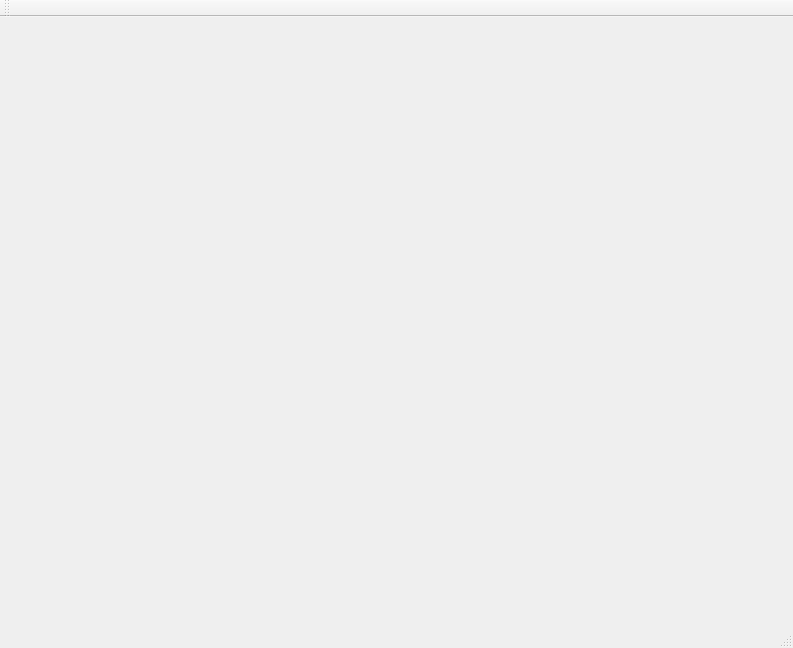
<?xml version="1.0" encoding="UTF-8"?>
<ui version="4.0">
 <class>MainWindow</class>
 <widget class="QMainWindow" name="MainWindow">
  <property name="geometry">
   <rect>
    <x>0</x>
    <y>0</y>
    <width>793</width>
    <height>648</height>
   </rect>
  </property>
  <property name="windowTitle">
   <string>NIFE</string>
  </property>
  <widget class="QWidget" name="centralWidget"/>
  <widget class="QMenuBar" name="menuBar">
   <property name="geometry">
    <rect>
     <x>0</x>
     <y>0</y>
     <width>793</width>
     <height>21</height>
    </rect>
   </property>
  </widget>
  <widget class="QToolBar" name="mainToolBar">
   <property name="toolButtonStyle">
    <enum>Qt::ToolButtonTextBesideIcon</enum>
   </property>
   <attribute name="toolBarArea">
    <enum>TopToolBarArea</enum>
   </attribute>
   <attribute name="toolBarBreak">
    <bool>false</bool>
   </attribute>
  </widget>
  <widget class="QStatusBar" name="statusBar"/>
 </widget>
 <layoutdefault spacing="6" margin="11"/>
 <resources/>
 <connections/>
</ui>
